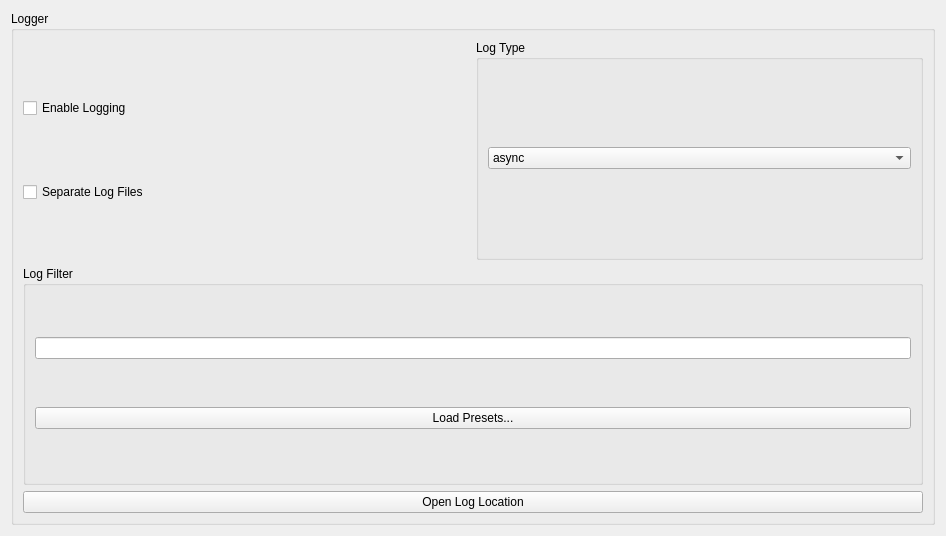
      <widget class="QWidget" name="logTabContents">
       <property name="geometry">
        <rect>
         <x>0</x>
         <y>0</y>
         <width>946</width>
         <height>536</height>
        </rect>
       </property>
       <property name="sizePolicy">
        <sizepolicy hsizetype="Preferred" vsizetype="Fixed">
         <horstretch>0</horstretch>
         <verstretch>0</verstretch>
        </sizepolicy>
       </property>
       <layout class="QVBoxLayout" name="logTabVLayout" stretch="0">
        <item>
         <layout class="QHBoxLayout" name="horizontalLayout_log">
          <property name="leftMargin">
           <number>0</number>
          </property>
          <property name="topMargin">
           <number>0</number>
          </property>
          <item>
           <layout class="QVBoxLayout" name="loggerTabLayoutRight">
            <item>
             <widget class="QGroupBox" name="loggerGroupBox">
              <property name="title">
               <string>Logger</string>
              </property>
              <layout class="QVBoxLayout" name="loggerLayout">
               <item>
                <layout class="QHBoxLayout" name="horizontalLayout_12">
                 <property name="topMargin">
                  <number>0</number>
                 </property>
                 <item>
                  <layout class="QVBoxLayout" name="verticalLayout_7">
                   <property name="topMargin">
                    <number>0</number>
                   </property>
                   <item>
                    <widget class="QCheckBox" name="enableLoggingCheckBox">
                     <property name="text">
                      <string>Enable Logging</string>
                     </property>
                    </widget>
                   </item>
                   <item>
                    <widget class="QCheckBox" name="separateLogFilesCheckbox">
                     <property name="text">
                      <string>Separate Log Files</string>
                     </property>
                    </widget>
                   </item>
                  </layout>
                 </item>
                 <item>
                  <widget class="QGroupBox" name="logTypeGroupBox">
                   <property name="maximumSize">
                    <size>
                     <width>16777215</width>
                     <height>16777215</height>
                    </size>
                   </property>
                   <property name="title">
                    <string>Log Type</string>
                   </property>
                   <layout class="QVBoxLayout" name="logTypeBoxLayout">
                    <item>
                     <widget class="QComboBox" name="logTypeComboBox">
                      <item>
                       <property name="text">
                        <string>async</string>
                       </property>
                      </item>
                      <item>
                       <property name="text">
                        <string>sync</string>
                       </property>
                      </item>
                     </widget>
                    </item>
                   </layout>
                  </widget>
                 </item>
                </layout>
               </item>
               <item>
                <layout class="QVBoxLayout" name="vLayoutLogFilter">
                 <property name="spacing">
                  <number>6</number>
                 </property>
                 <property name="leftMargin">
                  <number>0</number>
                 </property>
                 <item>
                  <layout class="QHBoxLayout" name="hLayoutLogFilter">
                   <item>
                    <widget class="QGroupBox" name="logFilter">
                     <property name="title">
                      <string>Log Filter</string>
                     </property>
                     <layout class="QVBoxLayout" name="logFilterLayout">
                      <item>
                       <widget class="QLineEdit" name="logFilterLineEdit"/>
                      </item>
                      <item>
                       <widget class="QPushButton" name="logPresetsButton">
                        <property name="text">
                         <string>Load Presets...</string>
                        </property>
                       </widget>
                      </item>
                     </layout>
                    </widget>
                   </item>
                  </layout>
                 </item>
                </layout>
               </item>
               <item>
                <widget class="QPushButton" name="OpenLogLocationButton">
                 <property name="text">
                  <string>Open Log Location</string>
                 </property>
                </widget>
               </item>
              </layout>
             </widget>
            </item>
           </layout>
          </item>
         </layout>
        </item>
       </layout>
      </widget>
